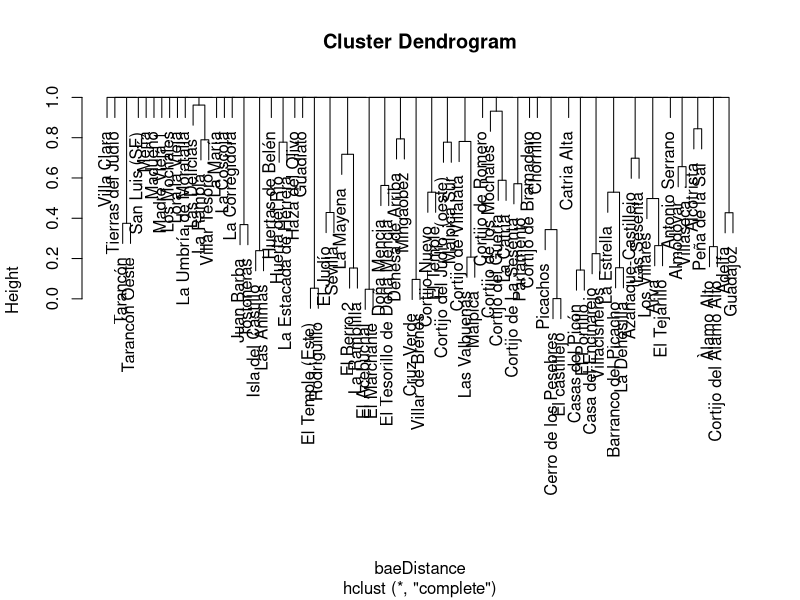
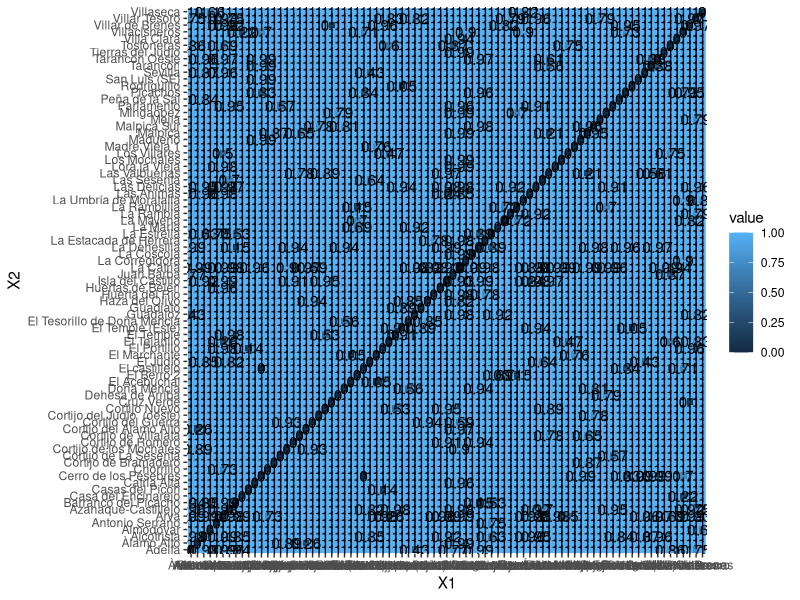
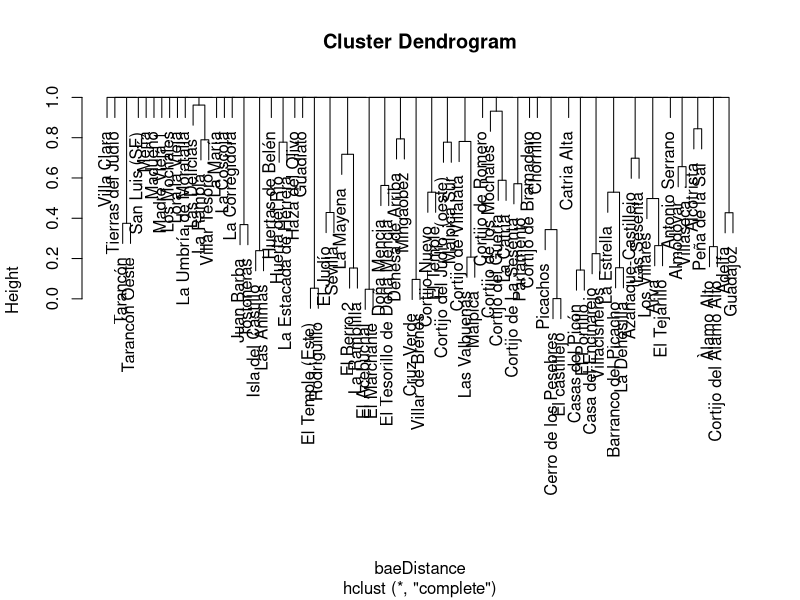
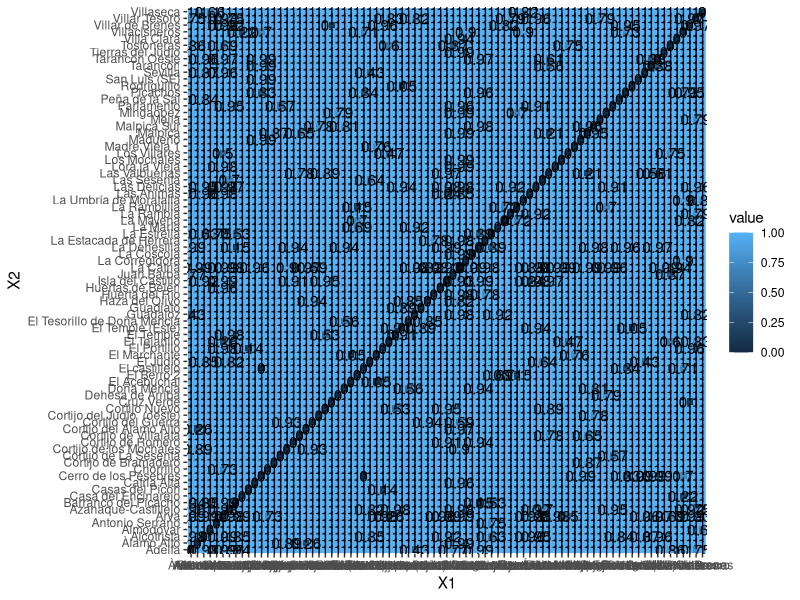

R code for these plots, in order: (Note: this script raises an error after producing the figures.)
####Calculating BAETICA DATA#####

library(stats)
foo = read.csv("bae.csv")
library(dplyr, warn.conflicts = FALSE)
#install.packages('dplyr', dependencies = TRUE) to install dependencies included
#install.packages('/home/mcotsar/Downloads/dplyr_0.7.4.tar.gz', repos=NULL, type='source') to install from exterior
library(reshape2)
#baeMatrix = acast(foo, id ~ site, value.var= "code")
#baeMatrix = acast(foo, site ~ site, value.var="code")
baeMatrix = acast(foo, site ~ code)
library(vegan)
baeDistance = vegdist(baeMatrix, method="horn")
#baeDistance = vegdist(baeMatrix, method= "horn", na.rm= TRUE) na.rm when data is missing. Read ?vedist
baeDistance
hclust(baeDistance)
#use summary to see the results
plot(hclust(baeDistance))

##plot matrix

library(reshape)
library(ggplot2)
roo <- melt(as.matrix(baeDistance))
ggplot(roo, aes(x=X1, y=X2, fill=value, label=round(value, 2))) + geom_raster() + geom_text() #always use X1, X2

#print the results
pdf('resultadosnew.pdf', width=15, height=8)    
plot(hclust(baeDistance))
dev.off()

#print the matrix
pdf('resultadosmatrix.pdf', width=35, height=10) 
ggplot(roo, aes(x=X1, y=X2, fill=value, label=round(value, 2))) + geom_raster() + geom_text()
dev.off()

#para contar de que datos se disponen

count(mydata$site) 
names(mydata) #para saber el nombre de los valores (columnas)
